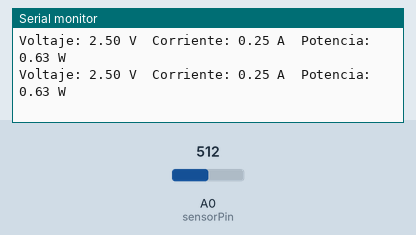
Recording of a sketch running on a simulated Arduino Uno, built with avr-gcc and run on an emulated ATmega328P. Parts: the last lines printed to the serial monitor. The test bench sets the inputs (shaded band); at power-on: A0 (sensorPin) = 512.

Above: at 1.8 s.
1.9 s: A0 (sensorPin) set to 716
At 2.8 s:
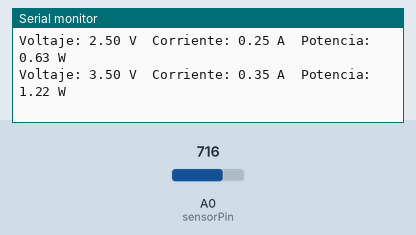
3.4 s: A0 (sensorPin) set to 900
At 4.8 s:
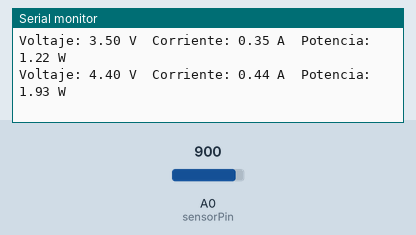
Timing chart, 0 to 6.4 s (numbered marks = the images above; inputs shaded):
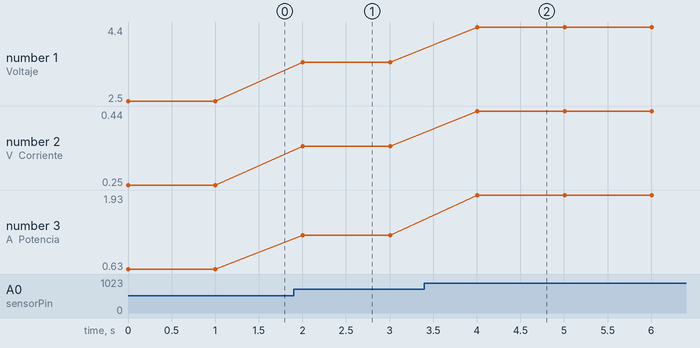

Measured:
- after the input at 1.9 s, the serial monitor: prints a new line after 0.10 s (image 1)
- after the input at 3.4 s, the serial monitor: prints a new line after 0.61 s (image 2)
- plotted number 1: 2.5 → 3.5 after the input at 1.9 s, 3.5 → 4.4 after the input at 3.4 s
- plotted number 2: 0.25 → 0.35 after the input at 1.9 s, 0.35 → 0.44 after the input at 3.4 s
- plotted number 3: 0.63 → 1.22 after the input at 1.9 s, 1.22 → 1.93 after the input at 3.4 s

The sketch:

medidor_de_potencia_v1.1.ino
```cpp
const int sensorPin = A0; // Pin analógico al que está conectado el sensor
const float referenciaVoltaje = 5.0; // Voltaje de referencia del Arduino (en V)
const float resistorValor = 10.0; // Valor de la resistencia utilizada en el circuito (en ohmios)

void setup() {
  Serial.begin(9600);
}

void loop() {
  int sensorValue = analogRead(sensorPin); // Leer el valor analógico
  float voltage = (sensorValue / 1023.0) * referenciaVoltaje; // Convertir el valor a voltaje
  float corriente = voltage / resistorValor; // Calcular la corriente
  float potencia = voltage * corriente; // Calcular la potencia

  Serial.print("Voltaje: ");
  Serial.print(voltage, 2); // Mostrar el voltaje con 2 decimales
  Serial.print(" V\t");

  Serial.print("Corriente: ");
  Serial.print(corriente, 2); // Mostrar la corriente con 2 decimales
  Serial.print(" A\t");

  Serial.print("Potencia: ");
  Serial.print(potencia, 2); // Mostrar la potencia con 2 decimales
  Serial.println(" W");

  delay(1000); // Esperar 1 segundo antes de realizar otra lectura
}
```
